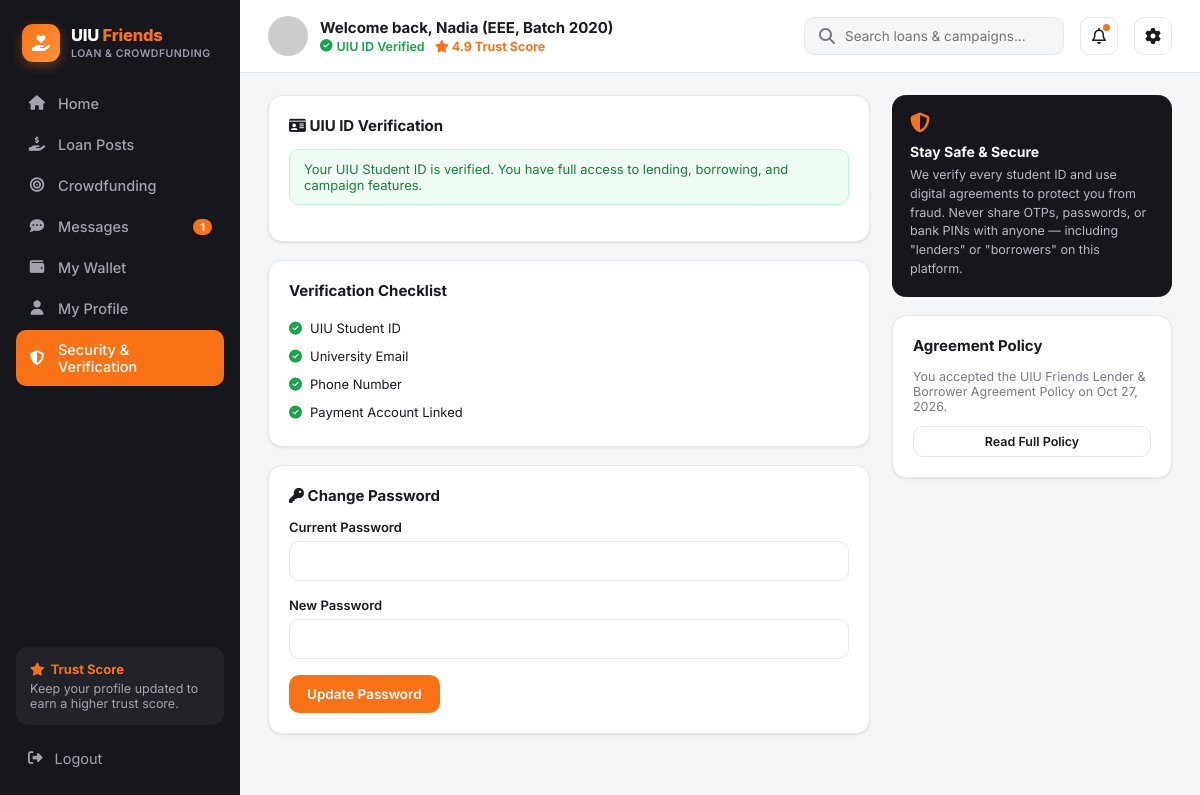
Page /security.php (signed in) on the committed database.
### tables this page shows
CREATE TABLE users (
    id                      INT AUTO_INCREMENT PRIMARY KEY,
    full_name               VARCHAR(120)  NOT NULL,
    email                   VARCHAR(150)  NOT NULL UNIQUE,
    password_hash           VARCHAR(255)  NOT NULL,
    student_id              VARCHAR(30)   NOT NULL UNIQUE,
    department              VARCHAR(20)   NOT NULL,
    batch                   VARCHAR(10)   NOT NULL,
    phone                   VARCHAR(20)   DEFAULT NULL,
    avatar                  VARCHAR(255)  DEFAULT 'assets/img/default-avatar.svg',
    role                    ENUM('user','admin') NOT NULL DEFAULT 'user',
    trust_score             DECIMAL(3,2)  NOT NULL DEFAULT 4.00,
    uiu_id_verified         TINYINT(1)    NOT NULL DEFAULT 0,
    email_verified          TINYINT(1)    NOT NULL DEFAULT 0,
    phone_verified          TINYINT(1)    NOT NULL DEFAULT 0,
    payment_linked          TINYINT(1)    NOT NULL DEFAULT 0,
    agreement_accepted      TINYINT(1)    NOT NULL DEFAULT 0,
    status                  ENUM('active','suspended') NOT NULL DEFAULT 'active',
    created_at              DATETIME      NOT NULL DEFAULT CURRENT_TIMESTAMP
);

### includes/functions.php (called while the page is built, shortened)
<?php
require_once __DIR__ . '/../config/db.php';
function is_logged_in(): bool {
    return isset($_SESSION['user_id']);
}
function current_user(): ?array {
    global $pdo;
    $stmt = $pdo->prepare("SELECT * FROM users WHERE id = ?");
    $stmt->execute([$_SESSION['user_id']]);
    $cache = $stmt->fetch();
    return $cache;
}
function e(?string $str): string {
    return htmlspecialchars($str ?? '', ENT_QUOTES, 'UTF-8');
}

### security.php (the view, shortened to what this page needs)
<?php
require_once __DIR__ . '/includes/functions.php';
$u = current_user();
include __DIR__ . '/includes/header.php';
?>
<div class="app-shell">
  <?php include __DIR__ . '/includes/sidebar.php'; ?>
  <div class="main-area">
    <?php include __DIR__ . '/includes/topbar.php'; ?>
    <div class="content-wrap">
      <div class="content-main">
        <div class="card">
          <h3><i class="fa-solid fa-id-card"></i> UIU ID Verification</h3>
          <?php if ($u['uiu_id_verified']): ?>
            <div class="alert alert-success">Your UIU Student ID is verified. You have full access to lending, borrowing, and campaign features.</div>
          <?php endif; ?>
        </div>
        <div class="card">
          <h3>Verification Checklist</h3>
          <ul class="checklist">
            <li class="<?= $u['uiu_id_verified']?'':'pending' ?>"><i class="fa-solid fa-circle-<?= $u['uiu_id_verified']?'check':'exclamation' ?>"></i> UIU Student ID</li>
            <li class="<?= $u['email_verified']?'':'pending' ?>"><i class="fa-solid fa-circle-<?= $u['email_verified']?'check':'exclamation' ?>"></i> University Email</li>
            <li class="<?= $u['phone_verified']?'':'pending' ?>"><i class="fa-solid fa-circle-<?= $u['phone_verified']?'check':'exclamation' ?>"></i> Phone Number</li>
            <li class="<?= $u['payment_linked']?'':'pending' ?>"><i class="fa-solid fa-circle-<?= $u['payment_linked']?'check':'exclamation' ?>"></i> Payment Account Linked</li>
          </ul>
        </div>
        <div class="card">
          <h3><i class="fa-solid fa-key"></i> Change Password</h3>
          <form method="post">
            <div class="form-group"><label>Current Password</label><input type="password" name="current_password" required></div>
            <div class="form-group"><label>New Password</label><input type="password" name="new_password" required></div>
            <button class="btn btn-primary" type="submit">Update Password</button>
          </form>
        </div>
      </div>
      <div class="content-side">
        <div class="safety-box">
          <i class="fa-solid fa-shield-halved"></i>
          <h4>Stay Safe & Secure</h4>
          <p>We verify every student ID and use digital agreements to protect you from fraud. Never share OTPs, passwords, or bank PINs with anyone — including "lenders" or "borrowers" on this platform.</p>
        </div>
        <div class="card">
          <h3>Agreement Policy</h3>
          <p style="font-size:12.5px;color:var(--text-muted);">You accepted the UIU Friends Lender & Borrower Agreement Policy on <?= date('M d, Y', strtotime($u['created_at'])) ?>.</p>
          <a href="#" class="btn btn-outline btn-block btn-sm">Read Full Policy</a>
        </div>
      </div>
    </div>
  </div>
</div>
</body>
</html>

### includes/topbar.php (shortened to what this page needs)
<header class="topbar">
  <div class="topbar-welcome">
    <img src="<?= e($u['avatar']) ?>" alt="">
    <div>
      <h1>Welcome back, <?= e(explode(' ', $u['full_name'])[0]) ?> (<?= e($u['department']) ?>, Batch <?= e($u['batch']) ?>)</h1>
      <div class="meta">
        <?= $u['uiu_id_verified'] ? '<span class="badge-verified"><i class="fa-solid fa-circle-check"></i> UIU ID Verified</span>' : '<span class="badge-pending"><i class="fa-solid fa-clock"></i> Verification Pending</span>' ?>
        <span class="trust-chip"><i class="fa-solid fa-star"></i> <?= number_format($u['trust_score'],1) ?> Trust Score</span>
      </div>
    </div>
  </div>
  <div class="topbar-actions">
    <form action="search.php" method="get" class="search-box" style="margin:0;">
      <i class="fa-solid fa-magnifying-glass"></i>
      <input type="text" name="q" placeholder="Search loans &amp; campaigns..." value="<?= e($_GET['q'] ?? '') ?>">
    </form>
    <a href="messages.php" class="icon-btn"><i class="fa-regular fa-bell"></i><?php if (($unread ?? 0) > 0): ?><span class="dot"></span><?php endif; ?></a>
    <a href="security.php" class="icon-btn"><i class="fa-solid fa-gear"></i></a>
  </div>
</header>

### assets/css/style.css (style rules this page uses)
:root { --orange: #f97316; --orange-dark: #ea580c; --sidebar-bg: #16161d; --sidebar-text: #a3a3ad; --sidebar-active: #f97316; --bg: #f5f6f8; --card-bg: #ffffff; --border: #e8e8ec; --text-dark: #1a1a1f; --text-muted: #7b7b85; --green: #16a34a; --radius: 14px; --shadow: 0 1px 3px rgba(0,0,0,.06), 0 1px 2px rgba(0,0,0,.04); }
* { box-sizing: border-box; }
body { margin: 0; font-family: 'Inter', -apple-system, BlinkMacSystemFont, 'Segoe UI', sans-serif; background: var(--bg); color: var(--text-dark); }
a { text-decoration: none; color: inherit; }
ul { list-style: none; margin: 0; padding: 0; }
img { max-width: 100%; display: block; }
button { font-family: inherit; cursor: pointer; }
input, select, textarea { font-family: inherit; }
.app-shell { display: flex; min-height: 100vh; }
.main-area { flex: 1; min-width: 0; display: flex; flex-direction: column; }
.topbar { display: flex; align-items: center; justify-content: space-between; padding: 16px 28px; background: #fff; border-bottom: 1px solid var(--border); position: sticky; top: 0; z-index: 5; }
.topbar-welcome { display: flex; align-items: center; gap: 12px; }
.topbar-welcome img { width: 40px; height: 40px; border-radius: 50%; object-fit: cover; }
.topbar-welcome h1 { font-size: 15px; margin: 0; }
.topbar-welcome .meta { font-size: 12.5px; color: var(--text-muted); display:flex; gap:10px; margin-top:2px; }
.badge-verified { color: var(--green); font-weight: 600; display:inline-flex; align-items:center; gap:4px; }
.trust-chip { color: var(--orange); font-weight: 700; }
.topbar-actions { display: flex; align-items: center; gap: 16px; }
.search-box { display: flex; align-items: center; gap: 8px; background: var(--bg); border: 1px solid var(--border); border-radius: 10px; padding: 9px 14px; width: 260px; color: var(--text-muted); }
.search-box input { border: none; background: transparent; outline: none; width: 100%; font-size: 13.5px; color: var(--text-dark); }
.icon-btn { width: 38px; height: 38px; border-radius: 10px; border: 1px solid var(--border); background: #fff; display:flex; align-items:center; justify-content:center; position:relative; color: var(--text-dark); }
.icon-btn .dot { position:absolute; top:6px; right:7px; width:7px; height:7px; background:var(--orange); border-radius:50%; }
.content-wrap { display: flex; gap: 22px; padding: 22px 28px; align-items: flex-start; }
.content-main { flex: 1; min-width: 0; display: flex; flex-direction: column; gap: 18px; }
.content-side { width: 280px; flex-shrink: 0; display: flex; flex-direction: column; gap: 18px; }
.card { background: var(--card-bg); border: 1px solid var(--border); border-radius: var(--radius); box-shadow: var(--shadow); padding: 20px; }
.card h3 { margin: 0 0 14px; font-size: 15px; }
.btn { border: none; border-radius: 10px; padding: 11px 18px; font-size: 13.5px; font-weight: 600; display: inline-flex; align-items: center; gap: 8px; }
.btn-primary { background: var(--orange); color: #fff; }
.btn-outline { background: #fff; border: 1px solid var(--border); color: var(--text-dark); }
.btn-block { width: 100%; justify-content: center; }
.btn-sm { padding: 7px 14px; font-size: 12.5px; }
.safety-box { background: var(--sidebar-bg); color: #fff; border-radius: var(--radius); padding: 18px; }
.safety-box i { color: var(--orange); font-size: 20px; margin-bottom: 10px; }
.safety-box h4 { margin: 0 0 6px; font-size: 14px; }
.safety-box p { margin: 0; font-size: 12.5px; color: #b8b8c2; line-height: 1.5; }
.form-group { margin-bottom: 16px; }
.form-group label { display: block; font-size: 13px; font-weight: 600; margin-bottom: 6px; }
.form-group input, .form-group select, .form-group textarea { width: 100%; border: 1px solid var(--border); border-radius: 10px; padding: 11px 13px; font-size: 13.5px; outline: none; }
.alert { padding: 11px 14px; border-radius: 10px; font-size: 13px; margin-bottom: 16px; }
.alert-success { background: #f0fdf4; color: #15803d; border: 1px solid #bbf7d0; }
.checklist li { display: flex; align-items: center; gap: 8px; font-size: 13px; padding: 6px 0; }
.checklist li i { color: var(--green); }

### rows in the picture
users: full_name "Nadia", department "EEE", batch "2020", trust_score "4.9", created_at "Oct 27, 2026"

### other values in the picture
$item['label'] "Home"
$item['label'] "Loan Posts"
$item['label'] "Crowdfunding"
$item['label'] "Messages"
$unread "1"
$item['label'] "My Wallet"
$item['label'] "My Profile"
$item['label'] "Security & Verification"
